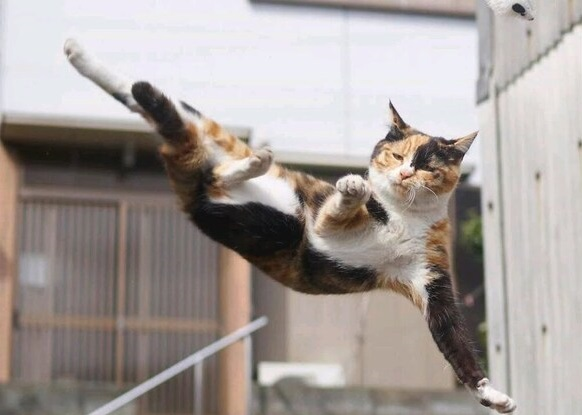
#> input picture Aula5/images/parkour_cat.jpg, 582 x 415 px, found by its file name
$ jupyter execute Desenvolver_uma_aplicacao_com_deteccao_de_bordas.ipynb   (older library calls are emulated)
#> lines starting #> are read from the running program, lines starting #| are printed output that depends on the picture; after the words box and inside, x2 and y2 are one past the last pixel; in counts of white or black regions, pixels touching at a corner belong together
# Aula 5 (21/10/2022)
### Nome: Adriel Bombonato Guidini Godinho
### RA: 191011631

---

# Desenvolver uma aplicação com detecção de bordas

## OpenCV: Sobel Derivatives

[cell 1]
import cv2
import numpy
import matplotlib.pyplot as plt

[cell 2]
src = cv2.imread("images\parkour_cat.jpg")
#> src is the input picture: shape (415, 582, 3); mean B, G, R 153.6, 157.3, 165.2

# Reduzir ruído com filtro gaussiano
src = cv2.GaussianBlur(src, (3, 3), 0)
gray = cv2.cvtColor(src, cv2.COLOR_BGR2GRAY)

# Gradient-X
grad_x = cv2.Sobel(gray, cv2.CV_16S, 1, 0, ksize=3, scale=1, delta=0, borderType=cv2.BORDER_DEFAULT)

# Gradient-Y
grad_y = cv2.Sobel(gray, cv2.CV_16S, 0, 1, ksize=3, scale=1, delta=0, borderType=cv2.BORDER_DEFAULT)
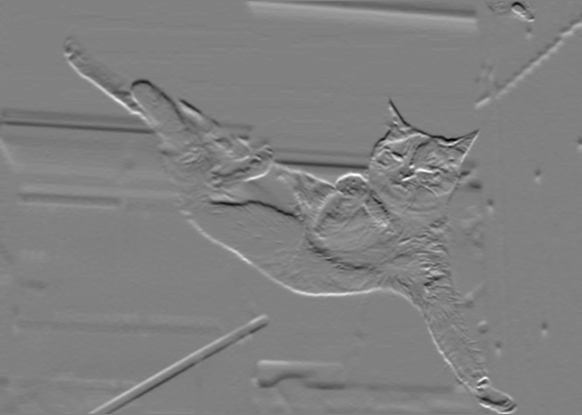
#> grad_y: shape (415, 582) int16; min -474, max 463, mean -1.2; drawn with min black and max white

# Converter para uint8
abs_grad_x = cv2.convertScaleAbs(grad_x)
abs_grad_y = cv2.convertScaleAbs(grad_y)

## Aproximação do gradiente total
grad = cv2.addWeighted(abs_grad_x, 0.5, abs_grad_y, 0.5, 0)
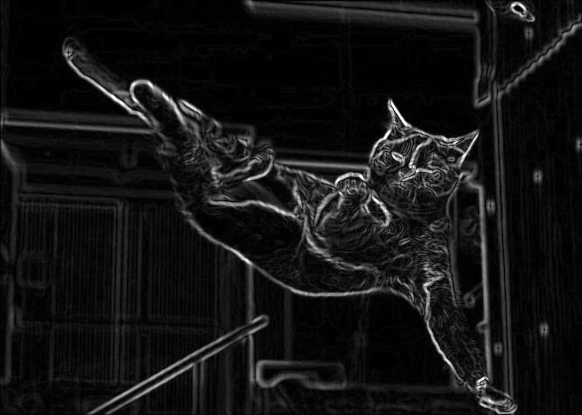
#> grad: shape (415, 582); min 0, max 255, mean 19.7

[cell 3]
# Plotar todos os resultados
titles = ['Imagem original', 'Operador Sobel']
images = [src, grad]
for i in range(2):
    images[i] = cv2.cvtColor(images[i], cv2.COLOR_BGR2RGB)
    plt.subplot(1,2,i+1),plt.imshow(images[i],'gray')
    plt.title(titles[i])
    plt.xticks([]),plt.yticks([])
#> after the loop, images = 2 items
plt.show()

### Diferentes parâmetros;

[cell 4]
# Diferente tamanho do kernel
grad_x_ksize = cv2.Sobel(gray, cv2.CV_16S, 1, 0, ksize=5, scale=1, delta=0, borderType=cv2.BORDER_DEFAULT)
grad_y_ksize = cv2.Sobel(gray, cv2.CV_16S, 0, 1, ksize=5, scale=1, delta=0, borderType=cv2.BORDER_DEFAULT)

# escala aplicada aos valores das derivadas
grad_x_scale = cv2.Sobel(gray, cv2.CV_16S, 1, 0, ksize=3, scale=2, delta=0, borderType=cv2.BORDER_DEFAULT)
grad_y_scale = cv2.Sobel(gray, cv2.CV_16S, 0, 1, ksize=3, scale=2, delta=0, borderType=cv2.BORDER_DEFAULT)

# Valor delta adicionado aos resultados
grad_x_delta = cv2.Sobel(gray, cv2.CV_16S, 1, 0, ksize=3, scale=1, delta=50, borderType=cv2.BORDER_DEFAULT)
grad_y_delta = cv2.Sobel(gray, cv2.CV_16S, 0, 1, ksize=3, scale=1, delta=50, borderType=cv2.BORDER_DEFAULT)

# Converter para uint8
abs_grad_x_ksize = cv2.convertScaleAbs(grad_x_ksize)
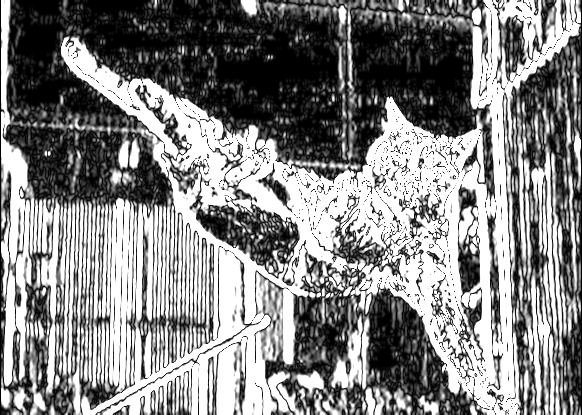
#> abs_grad_x_ksize: shape (415, 582); min 0, max 255, mean 132.3
abs_grad_y_ksize = cv2.convertScaleAbs(grad_y_ksize)
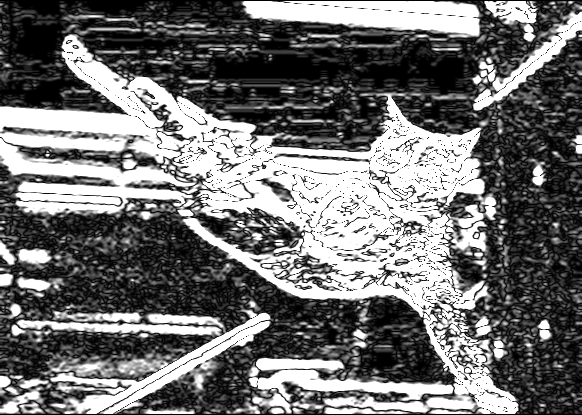
#> abs_grad_y_ksize: shape (415, 582); min 0, max 255, mean 113.4

abs_grad_x_scale = cv2.convertScaleAbs(grad_x_scale)
abs_grad_y_scale = cv2.convertScaleAbs(grad_y_scale)

abs_grad_x_delta = cv2.convertScaleAbs(grad_x_delta)
abs_grad_y_delta = cv2.convertScaleAbs(grad_y_delta)

## Aproximação do gradiente total
grad_ksize = cv2.addWeighted(abs_grad_x_ksize, 0.5, abs_grad_y_ksize, 0.5, 0)
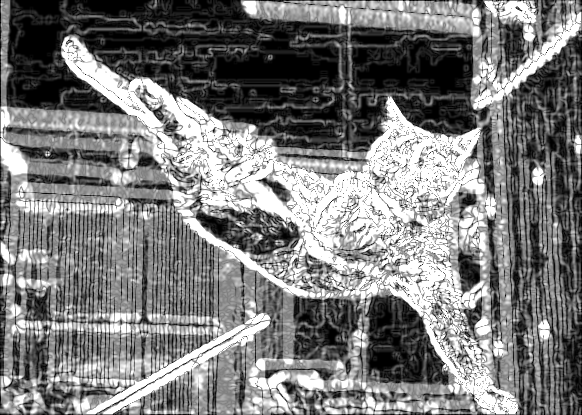
#> grad_ksize: shape (415, 582); min 0, max 255, mean 122.9
grad_scale = cv2.addWeighted(abs_grad_x_scale, 0.5, abs_grad_y_scale, 0.5, 0)
grad_delta = cv2.addWeighted(abs_grad_x_delta, 0.5, abs_grad_y_delta, 0.5, 0)
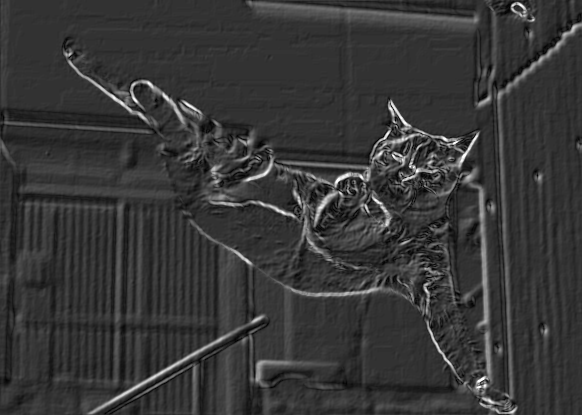
#> grad_delta: shape (415, 582); min 0, max 255, mean 55.3

[cell 5]
# Plotar todos os resultados
titles = ['Sobel original', 'Mudança no kernel', 'Mudança na escala', 'Mudança no delta']
images = [grad, grad_ksize, grad_scale, grad_delta]
for i in range(4):
    images[i] = cv2.cvtColor(images[i], cv2.COLOR_BGR2RGB)
    plt.subplot(2,2,i+1),plt.imshow(images[i],'gray')
    plt.title(titles[i])
    plt.xticks([]),plt.yticks([])
#> after the loop, images = 4 items
plt.show()

## OpenCV: Canny Edge Detector

[cell 6]
# Detecção de Canny no Opencv
edges = cv2.Canny(src, 50, 300)
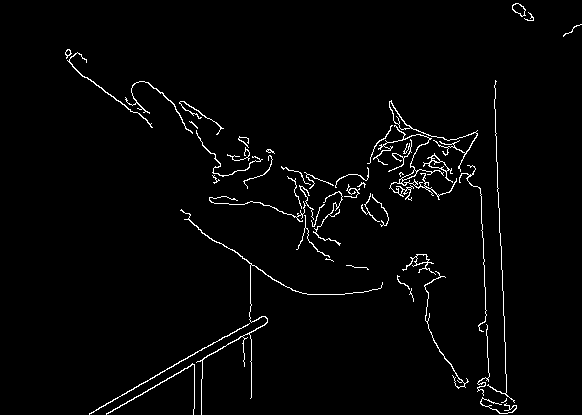
#> edges: shape (415, 582); 2.2% white in thin lines or dots, all inside (x1, y1, x2, y2) = (65, 3, 582, 415)

[cell 7]
# Plotar todos os resultados
titles = ['Imagem original', 'Bordas Canny']
images = [src, edges]
for i in range(2):
    images[i] = cv2.cvtColor(images[i], cv2.COLOR_BGR2RGB)
    plt.subplot(2,2,i+1),plt.imshow(images[i])
    plt.title(titles[i])
    plt.xticks([]),plt.yticks([])
#> after the loop, images = 2 items
plt.show()
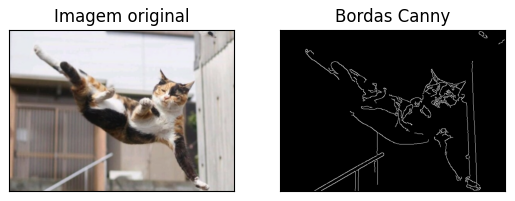
#> figure drawn by matplotlib, 2 panels

### Diferentes parâmetros

[cell 8]
# Mudança de Threshold
edges_low = cv2.Canny(src, 5, 100)
#> edges_low: shape (415, 582); 5.6% white in thin lines or dots
edges_high = cv2.Canny(src, 200, 700)
#> edges_high: shape (415, 582); 0.13% white in thin lines or dots, all inside (x1, y1, x2, y2) = (370, 100, 478, 168)

# Diferente cálculo de norma
edges_kernel = cv2.Canny(src, 50, 300, L2gradient = True)
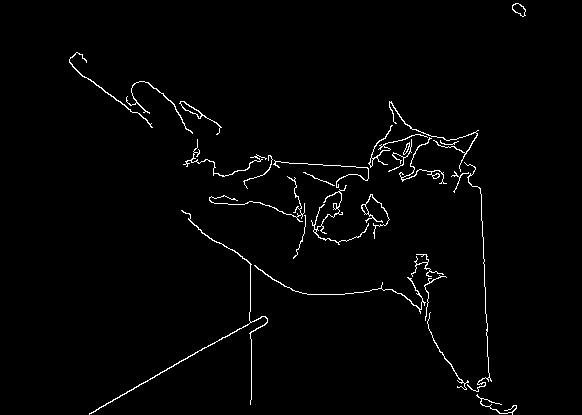
#> edges_kernel: shape (415, 582); 1.7% white in thin lines or dots, all inside (x1, y1, x2, y2) = (69, 3, 526, 415)

[cell 9]
# Plotar todos os resultados
titles = ['Canny original', 'Threshold baixo', 'Threshold alto', 'Mudança de norma']
images = [edges, edges_low, edges_high, edges_kernel]
for i in range(4):
    images[i] = cv2.cvtColor(images[i], cv2.COLOR_BGR2RGB)
    plt.subplot(2,2,i+1),plt.imshow(images[i],'gray')
    plt.title(titles[i])
    plt.xticks([]),plt.yticks([])
#> after the loop, images = 4 items
plt.show()
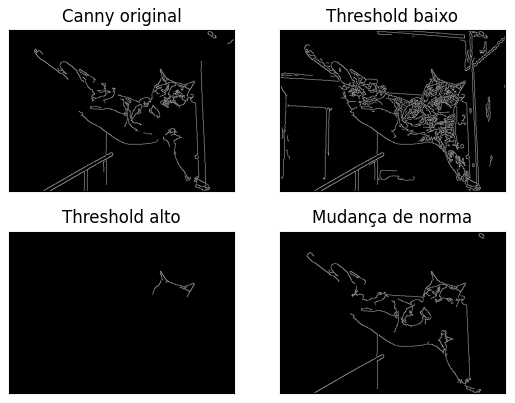
#> figure drawn by matplotlib, 4 panels

$ run again, with Aula5/images/onca.jpg copied over Aula5/images/parkour_cat.jpg
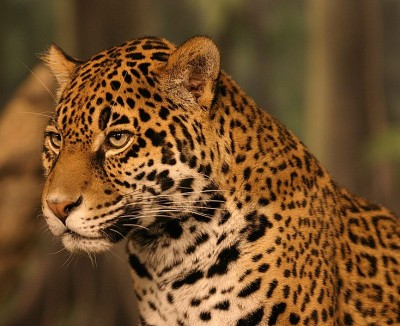
#> input picture Aula5/images/onca.jpg, 400 x 326 px, found by its file name
#> src is the input picture: shape (326, 400, 3); mean B, G, R 42.6, 79.3, 115
#> after the loop `for i in range(2):`: images = 2 items
#> after the loop `for i in range(4):`: images = 4 items
#> `edges = cv2.Canny(src, 50, 300)`:
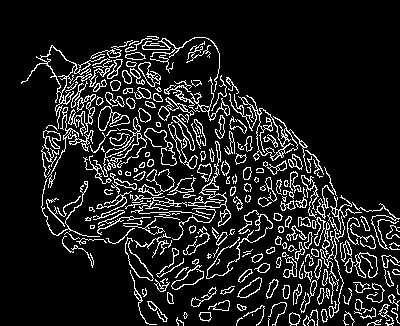
#> edges: shape (326, 400); 11.9% white in thin lines or dots, all inside (x1, y1, x2, y2) = (21, 36, 400, 326)
#> after the loop `for i in range(2):`: images = 2 items
#> edges_low: shape (326, 400); 14.5% white in thin lines or dots, all inside (x1, y1, x2, y2) = (0, 36, 400, 326)
#> edges_high: shape (326, 400); 1.5% white in thin lines or dots, all inside (x1, y1, x2, y2) = (46, 92, 231, 307)
#> edges_kernel: shape (326, 400); 10.8% white in thin lines or dots, all inside (x1, y1, x2, y2) = (37, 37, 400, 326)
#> after the loop `for i in range(4):`: images = 4 items
#> `plt.show()`:
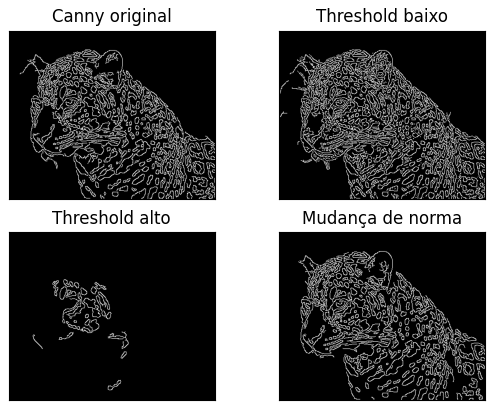
#> figure drawn by matplotlib, 4 panels

$ run again, with Aula5/images/pimenta.jpg copied over Aula5/images/parkour_cat.jpg
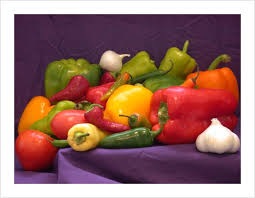
#> input picture Aula5/images/pimenta.jpg, 255 x 198 px, found by its file name
#> src is the input picture: shape (198, 255, 3); mean B, G, R 104.1, 110.6, 151.8
#> after the loop `for i in range(2):`: images = 2 items
#> after the loop `for i in range(4):`: images = 4 items
#> edges: shape (198, 255); 7.5% white in thin lines or dots, all inside (x1, y1, x2, y2) = (14, 14, 242, 184)
#> after the loop `for i in range(2):`: images = 2 items
#> after the loop `for i in range(4):`: images = 4 items
#> `plt.show()`:
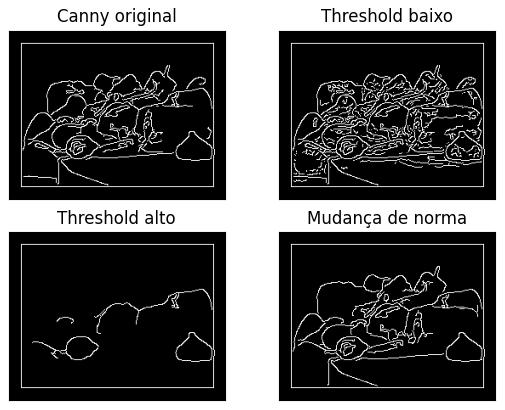
#> figure drawn by matplotlib, 4 panels
